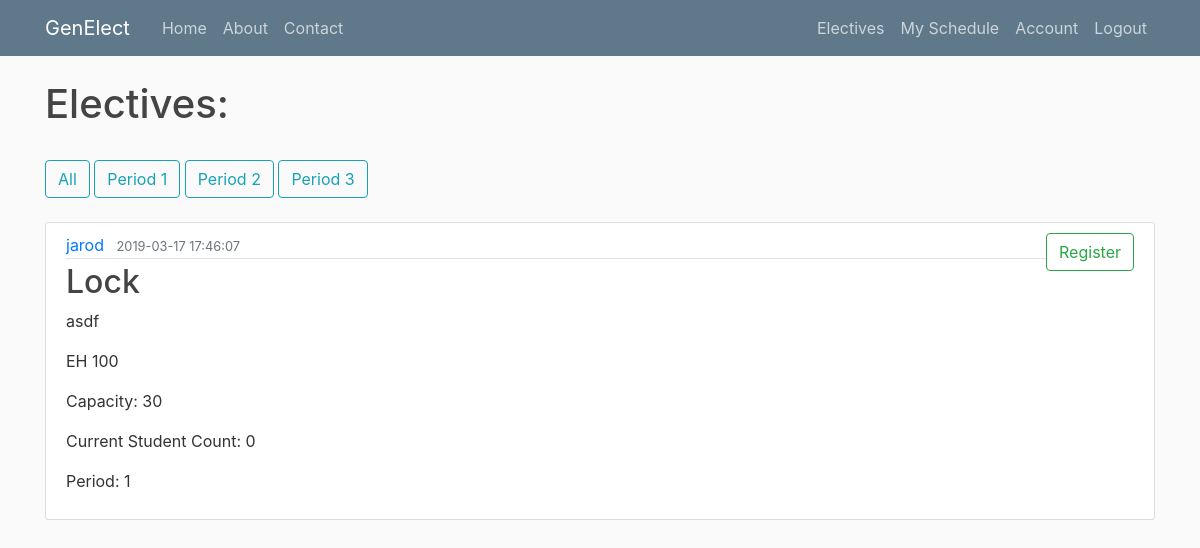
/offerings (signed in), run on the app's committed database.
### genElect/models.py (models this page shows)
class Base(db.Model):
    __abstract__ = True
    id = db.Column(db.Integer, primary_key=True, autoincrement=True)
    date_created = db.Column(db.DateTime, default=db.func.current_timestamp())
    date_modified = db.Column(db.DateTime, default=db.func.current_timestamp(),
            onupdate=db.func.current_timestamp())

class Offerings(Base):
    __tablename__ = 'offerings'
    day = db.Column(db.Date)
    period_start = db.Column(db.Integer)
    period_length = db.Column(db.Integer)
    building = db.Column(db.String(100))
    room = db.Column(db.String(100))
    instructor = db.Column(db.String(100))
    current_count = db.Column(db.Integer)
    capacity = db.Column(db.Integer)
    elective_id = db.Column(db.Integer, db.ForeignKey('electives.id'), nullable=False)
    registrations = db.relationship('Registrations', backref='offering', lazy=True)

class Electives(Base):
    __tablename__ = 'electives'
    name = db.Column(db.String(100))
    description = db.Column(db.String(500))
    prerequisites = db.Column(db.String(500))
    offerings = db.relationship('Offerings', backref='elective', lazy=True)
    completed_users = db.relationship('Completions', backref='elective', lazy=True)

### genElect/__init__.py (the view)
@app.route("/electives") #FOR STUDENT USE
@app.route("/offerings") #FOR STUDENT USE
def electives():
    if current_user.is_authenticated:
        period = request.args.get('period')
        if period:
            offerings = Offerings.query.filter_by(period_start=period)
        else:
            offerings = Offerings.query.all()
        registered = [] #build out list of registered offerings
        registrations = current_user.registrations
        for registration in registrations:
            registered.append(registration.offering)
        return render_template('studentelectives.html', offerings=offerings, registered=registered)
    else:
        flash("Please login first", 'info')
        return redirect(url_for('login'))

### genElect/__init__.py (called while the page is built)
@login_manager.user_loader
def load_user(user_id):
    return Users.query.get(int(user_id))

### genElect/templates/studentelectives.html
{% extends "layout.html" %}
{% block content %}
    <h1>Electives:</h1>
    <br>
    <button type="button" onclick="window.location.href = '/electives'" class="btn btn-outline-info">All</button>
    <button type="button" onclick="window.location.href = '/electives?period=1'" class="btn btn-outline-info">Period 1</button>
    <button type="button" onclick="window.location.href = '/electives?period=2'" class="btn btn-outline-info">Period 2</button>
    <button type="button" onclick="window.location.href = '/electives?period=3'" class="btn btn-outline-info">Period 3</button>
    <br><br>
    {% for offering in offerings %}
        <article class="media content-section">
          <div class="media-body">
            <div class="article-metadata">
              <a class="mr-2" href="#">{{offering.instructor}}</a>
              <small class="text-muted">{{ offering.date_created }}</small>
            </div>
            <h2><a class="article-title" href="#">{{ offering.elective.name }}</a></h2>
            <p class="article-content">{{ offering.elective.description }}</p>
            <p class="article-content">{{ offering.building }} {{ offering.room }}</p>
            <p class="article-content">Capacity: {{ offering.capacity }}</p>
            <p class="article-content">Current Student Count: {{ offering.current_count }}</p>
            <p class="article-content">Period: {{ offering.period_start }}</p>
          </div>
          <div class="form-group">
            {% if offering in registered %}
              <button type="button" onclick="window.location.href = '/drop/{{offering.id}}'" class="btn btn-outline-danger">Drop</button>
            {% else %}
              <button type="button" onclick="window.location.href = '/register/{{offering.id}}'" class="btn btn-outline-success">Register</button>
            {% endif %}
        </div>
        </article>
    {% endfor %}
{% endblock content %}

### genElect/static/main.css (style rules this page uses)
body { background: #fafafa; color: #333333; margin-top: 5rem; }
h1, h2, h3, h4, h5, h6 { color: #444444; }
.content-section { background: #ffffff; padding: 10px 20px; border: 1px solid #dddddd; border-radius: 3px; margin-bottom: 20px; }
.article-title { color: #444444; }
.article-content { white-space: pre-line; }
.article-metadata { padding-bottom: 1px; margin-bottom: 4px; border-bottom: 1px solid #e3e3e3 }

### data on the page
Offerings: instructor "jarod", date_created "2019-03-17 17:46:07", elective.name "Lock", elective.description "asdf", building "EH", room "100", capacity "30", current_count "0", period_start "1"
